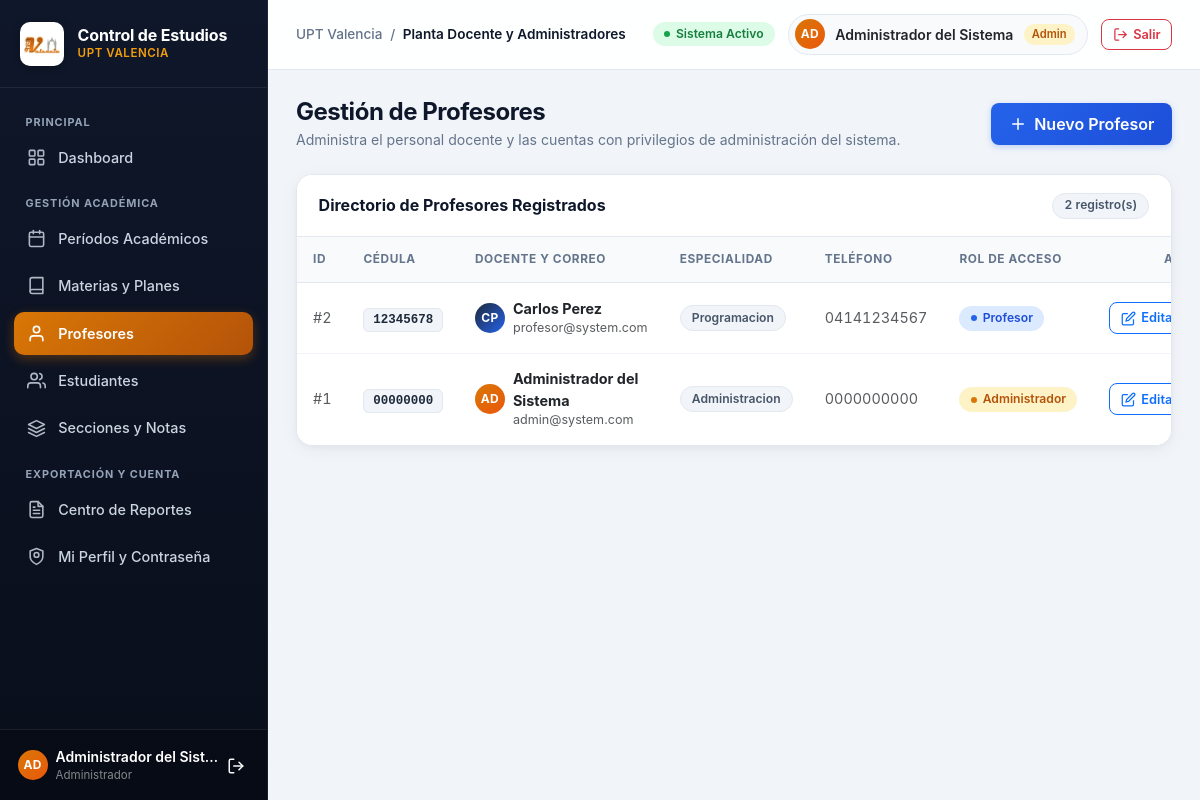
Page /profesor/index (signed in) on the committed database.
### tables this page shows
CREATE TABLE profesores (
    id INT AUTO_INCREMENT PRIMARY KEY,
    cedula VARCHAR(20) NOT NULL UNIQUE,
    nombres VARCHAR(100) NOT NULL,
    apellidos VARCHAR(100) NOT NULL,
    fecha_nacimiento DATE NOT NULL,
    genero ENUM('M', 'F', 'Otro') NOT NULL,
    direccion VARCHAR(200) NULL,
    telefono VARCHAR(20) NULL,
    correo VARCHAR(150) NOT NULL UNIQUE,
    password VARCHAR(255) NOT NULL,
    especialidad VARCHAR(100) NULL,
    rol ENUM('admin', 'profesor') NOT NULL DEFAULT 'profesor',
    created_at TIMESTAMP DEFAULT CURRENT_TIMESTAMP
);

### app/Controllers/ProfesorController.php (called while the page is built, shortened)
<?php
class ProfesorController
{
    private Profesor $model;
    public function __construct()
    {
        $database = new Database();
        $this->model = new Profesor($database->getConnection());
    }
    public function index(): void
    {
        $profesores = $this->model->obtenerTodos();
        require_once __DIR__ . '/../Views/profesor/index.php';
    }
}

### public/index.php (called while the page is built, shortened)
<?php
$uriSolicitada = parse_url($_SERVER['REQUEST_URI'], PHP_URL_PATH);
$uriDecodificada = urldecode($uriSolicitada);
if (BASE_URL !== '/') {
    $rutaRelativa = str_replace(BASE_URL, '', $uriDecodificada);
} else {
    $rutaRelativa = $uriDecodificada;
}
$rutaRelativa = '/' . ltrim($rutaRelativa, '/');
$uriLimpia = trim($rutaRelativa, '/');
$segmentos = $uriLimpia !== '' ? explode('/', $uriLimpia) : [];
$actionR = $segmentos[1] ?? 'login';
$action = ctype_alnum($actionR) ? $actionR : null;
spl_autoload_register(function ($clase) {
    $prefijo = 'App\\';
    $dir_base = __DIR__ . '/../app/';
    $longitud = strlen($prefijo);
    $clase_relativa = substr($clase, $longitud);
    $archivo = $dir_base . str_replace('\\', '/', $clase_relativa) . '.php';
});
try {
    $instanciaControlador = new $nombreClaseControlador();
    $instanciaControlador->$action();
} catch (\Throwable $e) {
    error_log("[ControlEstudio Exception] " . $e->getMessage() . " en " . $e->getFile() . ":" . $e->getLine());
    if ($_SERVER['REQUEST_METHOD'] === 'POST' && !in_array($action, ['authenticate', 'processRegister', 'logout'], true)) {
        http_response_code(500);
        header('Content-Type: application/json; charset=utf-8');
        echo json_encode([
            'status'  => 'error',
            'title'   => 'Error del servidor',
            'message' => 'Ocurrio un error interno al procesar la solicitud. Intenta nuevamente.'
        ], JSON_UNESCAPED_UNICODE);
        exit;
    }
    http_response_code(500);
    die("<h1>500 - Error interno del servidor</h1><p>No se pudo completar la operacion en este momento.</p>");
}

### app/Config/Database.php (called while the page is built, shortened)
<?php
class Database
{
    private string $host;
    private string $db;
    private string $charset = 'utf8mb4';
    public function __construct()
    {
        $this->host = getenv('DB_HOST') !== false ? getenv('DB_HOST') : '127.0.0.1';
        $this->db   = getenv('DB_NAME') !== false ? getenv('DB_NAME') : 'controlEstudios';
        $this->user = getenv('DB_USER') !== false ? getenv('DB_USER') : 'root';
        $this->pass = getenv('DB_PASS') !== false ? getenv('DB_PASS') : '';
    }
    private function connect(): void
    {
        $dsn = "mysql:host={$this->host};dbname={$this->db};charset={$this->charset}";
        $options = [
            PDO::ATTR_ERRMODE            => PDO::ERRMODE_EXCEPTION,
            PDO::ATTR_DEFAULT_FETCH_MODE => PDO::FETCH_ASSOC,
            PDO::ATTR_EMULATE_PREPARES   => false,
        ];
    }
}

### app/Models/Profesor.php (called while the page is built, shortened)
<?php
class Profesor
{
    private PDO $db;
    public function __construct(PDO $db)
    {
        $this->db = $db;
    }
    public function obtenerTodos(): array
    {
        $stmt = $this->db->query("
            SELECT id, cedula, nombres, apellidos, fecha_nacimiento, genero,
                   direccion, telefono, correo, especialidad, rol,
                   TIMESTAMPDIFF(YEAR, fecha_nacimiento, CURDATE()) as edad
            FROM profesores
            ORDER BY id DESC
        ");
        return $stmt->fetchAll(PDO::FETCH_ASSOC);
    }
}

### app/Views/profesor/index.php (the view, shortened to what this page needs)
<?php
require __DIR__ . '/../partials/header.php';
?>
<body>
<div class="ce-app-wrapper">
    <?php require __DIR__ . '/../partials/sidebar.php'; ?>
    <main class="ce-content">
        <div class="ce-page-header">
            <div>
                <h1 class="ce-page-title">Gestión de Profesores</h1>
                <p class="ce-page-subtitle">Administra el personal docente y las cuentas con privilegios de administración del sistema.</p>
            </div>
            <button type="button" class="btn btn-upt-primary" id="btnNuevoProfesor">
                <svg width="18" height="18" viewBox="0 0 24 24" fill="none" stroke="currentColor" stroke-width="2" stroke-linecap="round" stroke-linejoin="round"><line x1="12" y1="5" x2="12" y2="19"/><line x1="5" y1="12" x2="19" y2="12"/></svg>
                <span>Nuevo Profesor</span>
            </button>
        </div>
        <div class="ce-card">
            <div class="ce-card-header">
                <h5 class="ce-card-title">Directorio de Profesores Registrados</h5>
                <span class="ce-badge ce-badge-neutral tabular-nums"><?= count($profesores) ?> registro(s)</span>
            </div>
            <div class="table-responsive">
                <table class="table ce-table">
                    <thead>
                        <tr>
                            <th>ID</th>
                            <th>Cédula</th>
                            <th>Docente y Correo</th>
                            <th>Especialidad</th>
                            <th>Teléfono</th>
                            <th>Rol de Acceso</th>
                            <th class="text-center">Acciones</th>
                        </tr>
                    </thead>
                    <tbody>
                        <?php if (empty($profesores)): ?>
                            <tr>
                                <td colspan="7" class="text-center text-muted py-5">
                                    No hay profesores registrados en el sistema.
                                </td>
                            </tr>
                        <?php else: ?>
                            <?php foreach ($profesores as $profesor): ?>
                                <?php
                                $iniProf = strtoupper(substr($profesor['nombres'] ?? 'P', 0, 1) . substr($profesor['apellidos'] ?? '', 0, 1));
                                ?>
                                <tr>
                                    <td class="tabular-nums text-muted">#<?= htmlspecialchars($profesor['id']) ?></td>
                                    <td>
                                        <span class="ce-code-pill tabular-nums"><?= htmlspecialchars($profesor['cedula']) ?></span>
                                    </td>
                                    <td>
                                        <div class="d-flex align-items-center gap-2">
                                            <span class="ce-avatar ce-avatar-sm <?= $profesor['rol'] === 'admin' ? 'ce-avatar-amber' : '' ?>">
                                                <?= htmlspecialchars($iniProf) ?>
                                            </span>
                                            <div>
                                                <div class="fw-bold text-dark">
                                                    <?= htmlspecialchars($profesor['nombres'] . ' ' . $profesor['apellidos']) ?>
                                                </div>
                                                <div class="text-muted small"><?= htmlspecialchars($profesor['correo']) ?></div>
                                            </div>
                                        </div>
                                    </td>
                                    <td>
                                        <span class="ce-badge ce-badge-neutral">
                                            <?= htmlspecialchars(!empty($profesor['especialidad']) ? $profesor['especialidad'] : 'Sin asignar') ?>
                                        </span>
                                    </td>
                                    <td class="tabular-nums small text-muted">
                                        <?= htmlspecialchars(!empty($profesor['telefono']) ? $profesor['telefono'] : '—') ?>
                                    </td>
                                    <td>
                                        <?php if ($profesor['rol'] === 'admin'): ?>
                                            <span class="ce-badge ce-badge-warning">
                                                <span class="ce-badge-dot"></span>
                                                Administrador
                                            </span>
                                        <?php else: ?>
                                            <span class="ce-badge ce-badge-info">
                                                <span class="ce-badge-dot"></span>
                                                Profesor
                                            </span>
                                        <?php endif; ?>
                                    </td>
                                    <td class="text-center">
                                        <div class="d-inline-flex gap-1">
                                            <button type="button"
                                                    class="btn btn-sm btn-outline-primary ce-action-btn js-editar-profesor"
                                                    data-id="<?= htmlspecialchars($profesor['id']) ?>"
                                                    data-cedula="<?= htmlspecialchars($profesor['cedula']) ?>"
                                                    data-nombres="<?= htmlspecialchars($profesor['nombres']) ?>"
                                                    data-apellidos="<?= htmlspecialchars($profesor['apellidos']) ?>"
                                                    data-fecha="<?= htmlspecialchars($profesor['fecha_nacimiento']) ?>"
                                                    data-genero="<?= htmlspecialchars($profesor['genero']) ?>"
                                                    data-direccion="<?= htmlspecialchars($profesor['direccion'] ?? '') ?>"
                                                    data-telefono="<?= htmlspecialchars($profesor['telefono'] ?? '') ?>"
                                                    data-correo="<?= htmlspecialchars($profesor['correo']) ?>"
                                                    data-especialidad="<?= htmlspecialchars($profesor['especialidad'] ?? '') ?>"
                                                    data-rol="<?= htmlspecialchars($profesor['rol']) ?>">
                                                <svg viewBox="0 0 24 24" fill="none" stroke="currentColor" stroke-width="2"><path d="M11 4H4a2 2 0 0 0-2 2v14a2 2 0 0 0 2 2h14a2 2 0 0 0 2-2v-7"/><path d="M18.5 2.5a2.121 2.121 0 0 1 3 3L12 15l-4 1 1-4 9.5-9.5z"/></svg>
                                                <span>Editar</span>
                                            </button>
                                        </div>
                                    </td>
                                </tr>
                            <?php endforeach; ?>
                        <?php endif; ?>
                    </tbody>
                </table>
            </div>
        </div>
    </main>
</div>
</body>
</html>

### rows in the picture
profesores: id "2", cedula "12345678", iniProf "CP", nombres+apellidos "Carlos Perez", correo "profesor@system.com", especialidad "Programacion", telefono "04141234567", rol "profesor" (drawn)
profesores: id "1", cedula "00000000", iniProf "AD", nombres+apellidos "Administrador del Sistema", correo "admin@system.com", especialidad "Administracion", telefono "0000000000", rol "admin" (drawn)

### other values in the picture
$iniciales "AD"
$nombreUsuario "Administrador del Sist…"
$pageHeading "Planta Docente y Administradores"
$nombreUsuario "Administrador del Sistema"
$rolActual "Admin"
count($profesores) "2"
